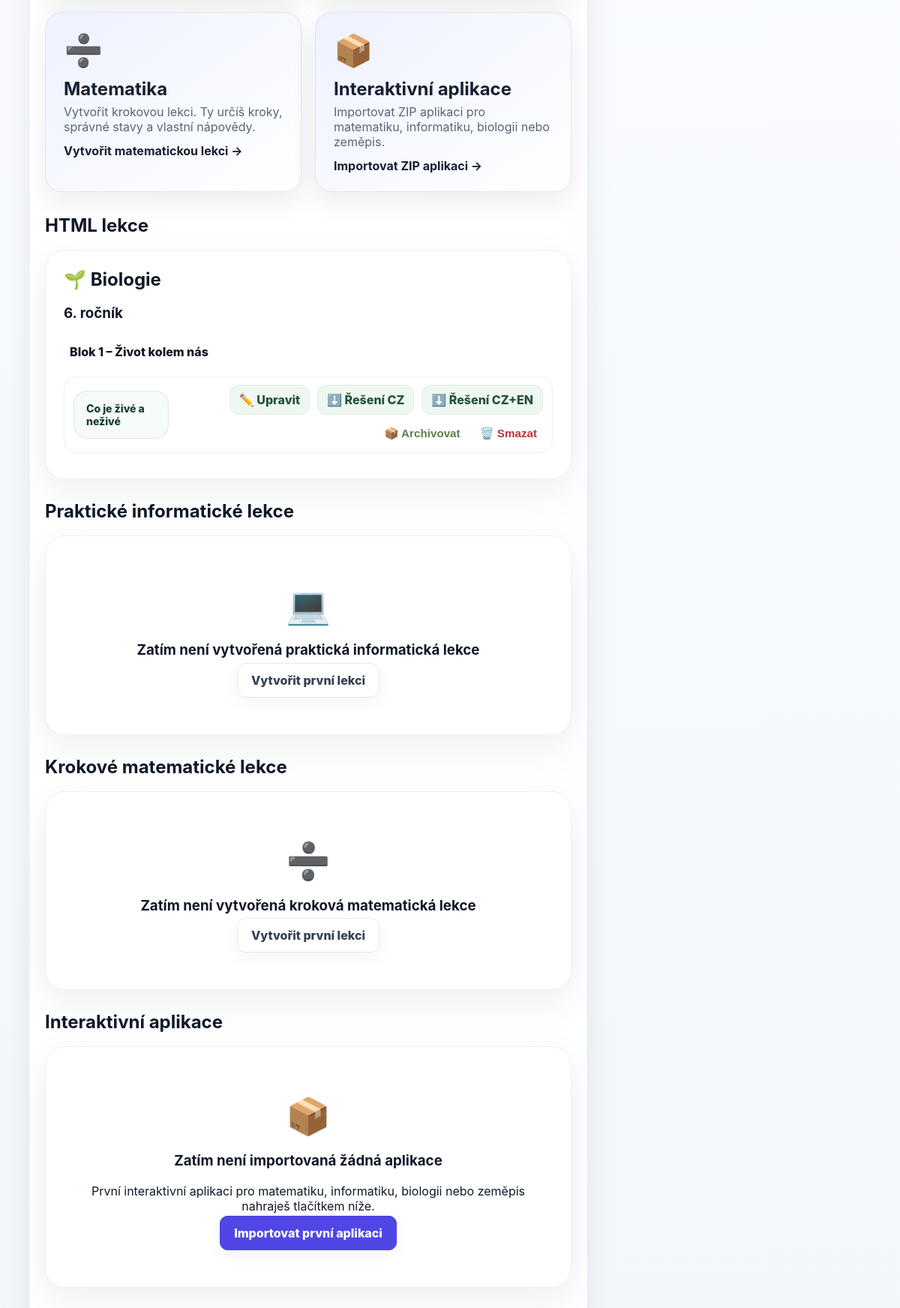
The app's page /teacher (signed in, lower part), older data.
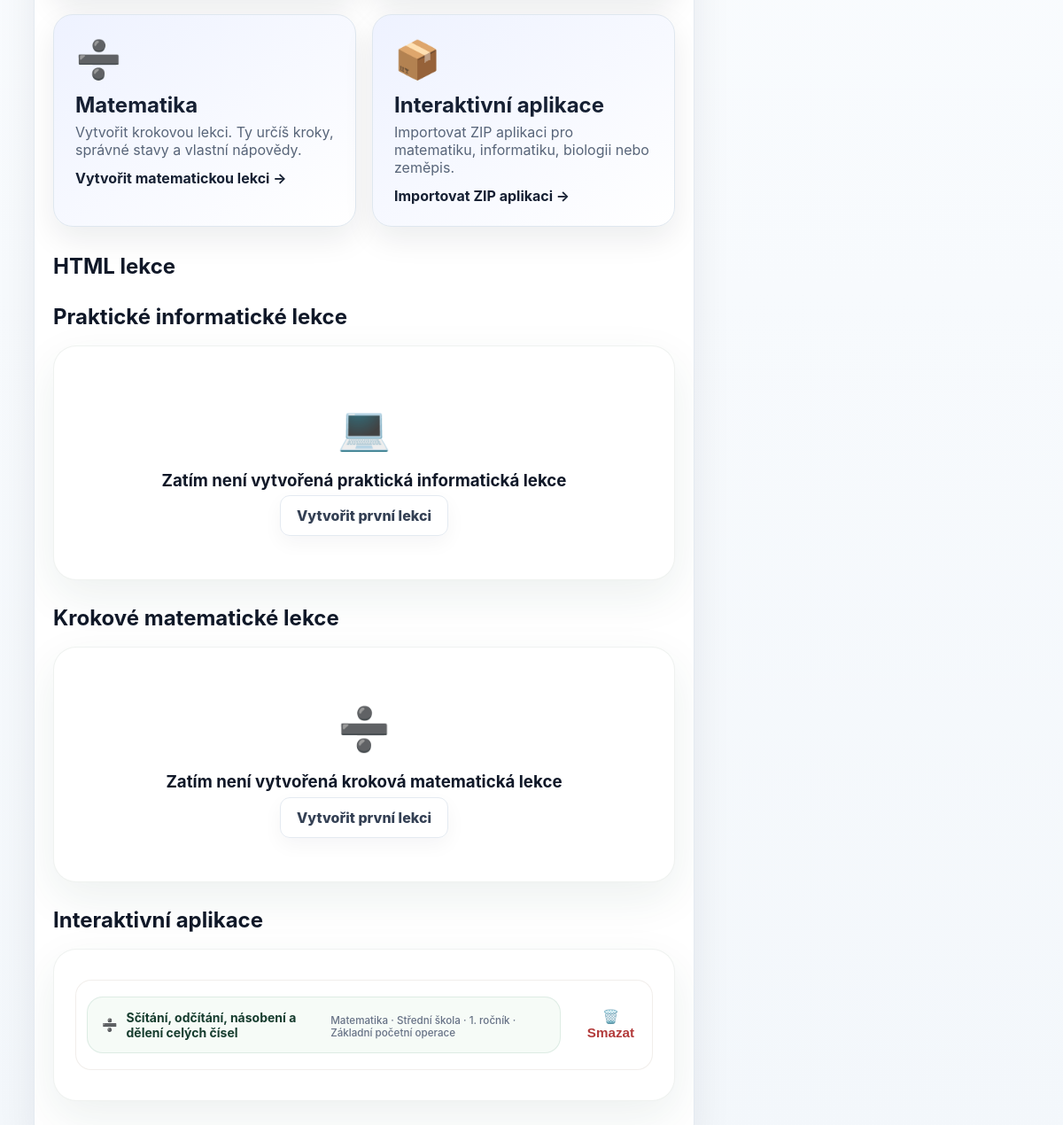
The same page, newer data.
### app.py (models this page shows)
class Subject(db.Model):
    id = db.Column(db.Integer, primary_key=True)
    name = db.Column(db.String(120), nullable=False)
    icon = db.Column(db.String(20), default='🌱')

class Grade(db.Model):
    id = db.Column(db.Integer, primary_key=True)
    subject_id = db.Column(db.Integer, db.ForeignKey('subject.id'), nullable=False)
    name = db.Column(db.String(60), nullable=False)
    subject = db.relationship('Subject', backref='grades')

class Block(db.Model):
    id = db.Column(db.Integer, primary_key=True)
    grade_id = db.Column(db.Integer, db.ForeignKey('grade.id'), nullable=False)
    title = db.Column(db.String(160), nullable=False)
    order = db.Column(db.Integer, default=1)
    grade = db.relationship('Grade', backref='blocks')

class Lesson(db.Model):
    id = db.Column(db.Integer, primary_key=True)
    block_id = db.Column(db.Integer, db.ForeignKey('block.id'), nullable=False)
    title = db.Column(db.String(200), nullable=False)
    title_en = db.Column(db.String(200), default='')
    tip = db.Column(db.Text, default='')
    tip_en = db.Column(db.Text, default='')
    hero_image = db.Column(db.String(255), default='')
    hero_image_en = db.Column(db.String(255), default='')
    order = db.Column(db.Integer, default=1)
    is_published = db.Column(db.Boolean, default=True)
    block = db.relationship('Block', backref='lessons')

class InteractiveLesson(db.Model):
    id = db.Column(db.Integer, primary_key=True)
    slug = db.Column(db.String(120), unique=True, nullable=False)
    subject = db.Column(db.String(40), nullable=False)
    school = db.Column(db.String(160), nullable=False)
    grade_name = db.Column(db.String(120), nullable=False)
    topic = db.Column(db.String(160), nullable=False)
    title = db.Column(db.String(220), nullable=False)
    description = db.Column(db.Text, default='')
    icon = db.Column(db.String(20), default='📘')
    package_dir = db.Column(db.String(255), nullable=False)
    is_published = db.Column(db.Boolean, default=True)
    imported_at = db.Column(db.DateTime, default=datetime.utcnow)

### app.py (the view)
@app.route('/teacher')
def teacher_home():
    r=require_teacher();
    if r: return r
    subjects = Subject.query.order_by(Subject.name).all()
    students = User.query.filter_by(role='student').order_by(User.name).all()
    interactive_lessons = InteractiveLesson.query.order_by(
        InteractiveLesson.subject,
        InteractiveLesson.school,
        InteractiveLesson.grade_name,
        InteractiveLesson.topic,
        InteractiveLesson.title
    ).all()
    informatics_lessons = InformaticsLesson.query.order_by(
        InformaticsLesson.school,
        InformaticsLesson.grade_name,
        InformaticsLesson.topic,
        InformaticsLesson.title
    ).all()
    math_lessons = MathLesson.query.order_by(
        MathLesson.school, MathLesson.grade_name, MathLesson.topic, MathLesson.title
    ).all()
    return render_template(
        'teacher.html',
        course=course_from_lesson(None),
        subjects=subjects,
        students=students,
        student_rows=student_overview_rows(),
        interactive_lessons=interactive_lessons,
        informatics_lessons=informatics_lessons,
        math_lessons=math_lessons
    )

### app.py (called while the page is built)
def current_lang():
    lang = session.get('lang', 'cs')
    return lang if lang in ('cs','en') else 'cs'

def tr(value):
    if value is None: return ''
    return I18N.get(current_lang(), {}).get(str(value), str(value))

def current_user():
    uid = session.get('uid')
    return db.session.get(User, uid) if uid else None

def last_result_for_student(user_id):
    return Result.query.filter_by(user_id=user_id).order_by(Result.created_at.desc()).first()

def current_progress_for_student(user_id):
    return StudentProgress.query.filter_by(user_id=user_id).order_by(StudentProgress.updated_at.desc()).first()

def last_informatics_submission_for_student(user_id):
    return InformaticsSubmission.query.filter(
        InformaticsSubmission.user_id == user_id,
        InformaticsSubmission.status != 'kontrola'
    ).order_by(InformaticsSubmission.created_at.desc()).first()

def last_math_attempt_for_student(user_id):
    return MathAttempt.query.filter(
        MathAttempt.user_id == user_id,
        MathAttempt.status != 'rozpracováno'
    ).order_by(MathAttempt.updated_at.desc()).first()

def require_login():
    if not current_user(): return redirect(url_for('login'))

### templates/teacher.html (shortened to what the changed rows need)
{% extends 'base.html' %}
{% block content %}
<div class="layout dashboard-layout">
  <main class="main-card">
    <section class="admin-choice-grid">
      <a class="admin-choice app-choice" href="{{ url_for('new_math_lesson') }}">
        <div><h2>Matematika</h2><p>Vytvořit krokovou lekci. Ty určíš kroky, správné stavy a vlastní nápovědy.</p></div>
      </a>
      <a class="admin-choice app-choice" href="{{ url_for('import_interactive_lesson') }}">
        <div><h2>Interaktivní aplikace</h2><p>Importovat ZIP aplikaci pro matematiku, informatiku, biologii nebo zeměpis.</p></div>
      </a>
    </section>
    <h2 class="section-heading">HTML lekce</h2>
    {% for s in subjects %}
      <section class="course-card">
        <h2>{{ s.icon }} {{ s.name }}</h2>
        {% for g in s.grades %}
          <h3>{{ g.name }}</h3>
          {% for b in g.blocks|sort(attribute='order') %}
            <div class="block-title wide">{{ b.title }}</div>
            {% for l in b.lessons|sort(attribute='order') %}
              <div class="teacher-lesson-row {% if not l.is_published %}archived{% endif %}">
                <a class="lesson-row big" href="{{ url_for('lesson', lesson_id=l.id) }}">
                  {{ l.title }}{% if not l.is_published %} <span class="badge-muted">archiv</span>{% endif %}
                </a>
                <div class="row-actions">
                  <a class="toplink" href="{{ url_for('edit_lesson', lesson_id=l.id) }}">✏️ Upravit</a>
                  <a class="toplink" href="{{ url_for('download_lesson_solutions', lesson_id=l.id, mode='cs') }}">⬇️ Řešení CZ</a>
                  <a class="toplink" href="{{ url_for('download_lesson_solutions', lesson_id=l.id, mode='bilingual') }}">⬇️ Řešení CZ+EN</a>
                  {% if l.is_published %}
                    <form method="post" action="{{ url_for('archive_lesson', lesson_id=l.id) }}">
                      <button class="link-button" type="submit">📦 Archivovat</button>
                    </form>
                  {% else %}
                    <form method="post" action="{{ url_for('restore_lesson', lesson_id=l.id) }}">
                      <button class="link-button" type="submit">↩️ Obnovit</button>
                    </form>
                  {% endif %}
                  <form method="post" action="{{ url_for('delete_lesson', lesson_id=l.id) }}" onsubmit="return confirm('Opravdu trvale smazat lekci?');">
                    <button class="link-button danger" type="submit">🗑️ Smazat</button>
                  </form>
                </div>
              </div>
            {% endfor %}
          {% endfor %}
        {% endfor %}
      </section>
    {% endfor %}
    <h2 class="section-heading">Praktické informatické lekce</h2>
    <h2 class="section-heading">Krokové matematické lekce</h2>
    <h2 class="section-heading">Interaktivní aplikace</h2>
    <section class="course-card">
      {% if interactive_lessons %}
        {% for l in interactive_lessons %}
          <div class="teacher-lesson-row">
            <a class="lesson-row big" href="{{ url_for('interactive_lesson', slug=l.slug) }}">
              {{ l.icon }} <b>{{ l.title }}</b>
              <small>{{ l.subject|capitalize }} · {{ l.school }} · {{ l.grade_name }} · {{ l.topic }}</small>
            </a>
            <div class="row-actions">
              <form method="post" action="{{ url_for('delete_interactive_lesson', lesson_id=l.id) }}" onsubmit="return confirm('Smazat interaktivní lekci {{ l.title }} včetně jejích výsledků?');">
                <button class="link-button danger" type="submit">🗑️ Smazat</button>
              </form>
            </div>
          </div>
        {% endfor %}
      {% else %}
        <div class="empty-admin-state">
          <span>📦</span>
          <h3>Zatím není importovaná žádná aplikace</h3>
          <p>První interaktivní aplikaci pro matematiku, informatiku, biologii nebo zeměpis nahraješ tlačítkem níže.</p>
          <a class="switch import-action" href="{{ url_for('import_interactive_lesson') }}">Importovat první aplikaci</a>
        </div>
      {% endif %}
    </section>
  </main>
</div>
{% endblock %}

Row changes from the older to the newer data that the page shows:
removed Subject: icon "🌱", name "Biologie"
removed Grade: name "6. ročník"
removed Block: title "Blok 1 – Život kolem nás"
removed Lesson: title "Co je živé a neživé"
added InteractiveLesson: icon "➗", title "Sčítání, odčítání, násobení a dělení celých čísel", subject "Matematika", school "Střední škola", grade_name "1. ročník", topic "Základní početní operace"
Text that changed along with them:
text no longer shown: "📦 Zatím není importovaná žádná aplikace První interaktivní aplikaci pro matematiku, informatiku, biologii nebo zeměpis nahraješ tlačítkem níže. Importovat první aplikaci"
